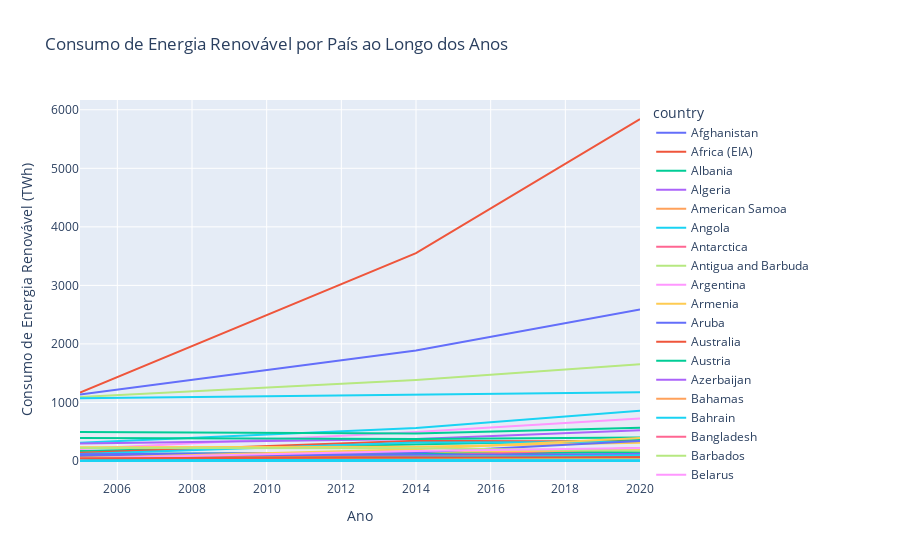

Notebook code for this chart:
### Code cell
fig1 = px.line(
    df_countrys,
    x='year',
    y='green_energy_consumption',
    color='country',
    title='Consumo de Energia Renovável por País ao Longo dos Anos',
    labels={'green_energy_consumption': 'Consumo de Energia Renovável (TWh)', 'year': 'Ano'}
)
fig1.show()
